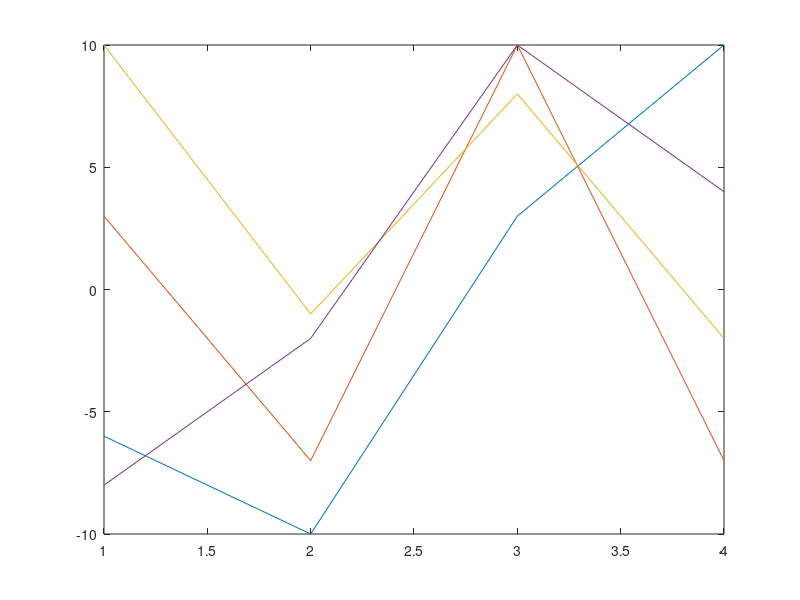

This chart was generated by the following MATLAB code:
%%cai1
%a
a.ans1a = randi([-5 5], 1, 16);
%b
a.ans1b = randi([-10 10], 4, 4);
%%cau2
a.ans2 = sum(a.ans1a(1:2:end))
%%cau3
a.ans3 = sum(sum(a.ans1b))
%cau4
a.ans4 = a.ans1a(mod(a.ans1a, 4) == 0) + 3
%%cau5
a.ans5 = a.ans1b;
a.ans5(2:2:end, :) = min(a.ans1a)
%%cau6
temp = reshape(a.ans1a, 4, 4);
a.ans6 = temp(end-1:end, :)
%%cau7
mt7 = [-2 -2 -2 1; -2 -4 -2 1; -2 -2 -4 1; -4 -4 -2 1];
c = [-3 -6 -6 -9]';
a.ans7 = linsolve(mt7, c)
%%cau8
%% ax + by + cz = d => z = (d - ax - by)/c
plot(a.ans1b)